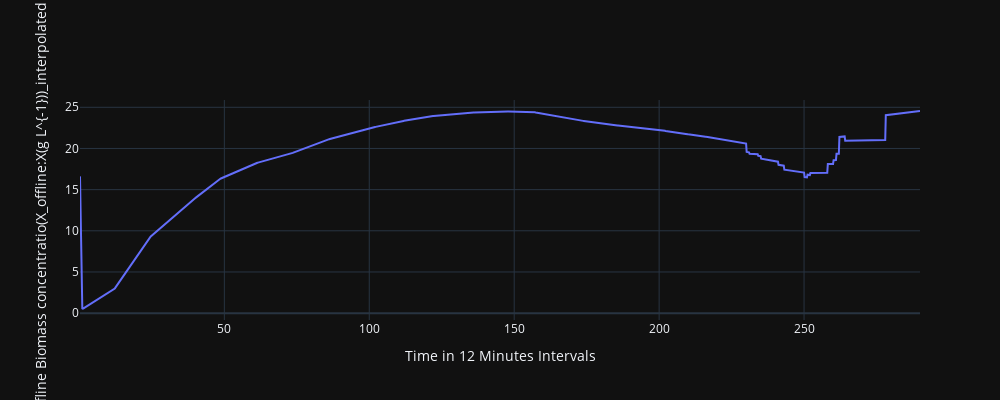
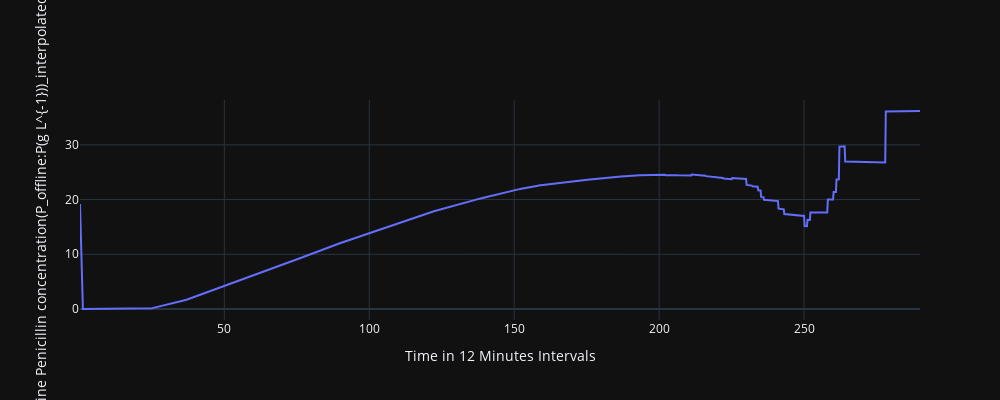

Notebook cell for these charts, in order:
### Code cell
data_grouped = df.groupby('Time (h)').mean() # grouping of all the batches to get an overview of the behaviour over time

visualize_features(interpolated_targets, data_grouped)

### Figure 1 — Plotly figure (JSON) as saved in the notebook; plotly's stock layout.template omitted (floating-point values rounded to 4 significant figures; data arrays with more than 128 entries replaced by an {"elided": "..."} marker saying what was removed)
{"data": [{"mode": "lines", "name": "y value", "type": "scatter", "x": {"elided": "1450 float values"}, "y": {"elided": "1450 float values"}}], "layout": {"height": 400, "width": 1000, "xaxis": {"title": {"text": "Time in 12 Minutes Intervals"}}, "yaxis": {"title": {"text": "Offline Biomass concentratio(X_offline:X(g L^{-1}))_interpolated"}}}}

### Figure 2 — Plotly figure (JSON) as saved in the notebook; plotly's stock layout.template omitted (floating-point values rounded to 4 significant figures; data arrays with more than 128 entries replaced by an {"elided": "..."} marker saying what was removed)
{"data": [{"mode": "lines", "name": "y value", "type": "scatter", "x": {"elided": "1450 float values"}, "y": {"elided": "1450 float values"}}], "layout": {"height": 400, "width": 1000, "xaxis": {"title": {"text": "Time in 12 Minutes Intervals"}}, "yaxis": {"title": {"text": "Offline Penicillin concentration(P_offline:P(g L^{-1}))_interpolated"}}}}
